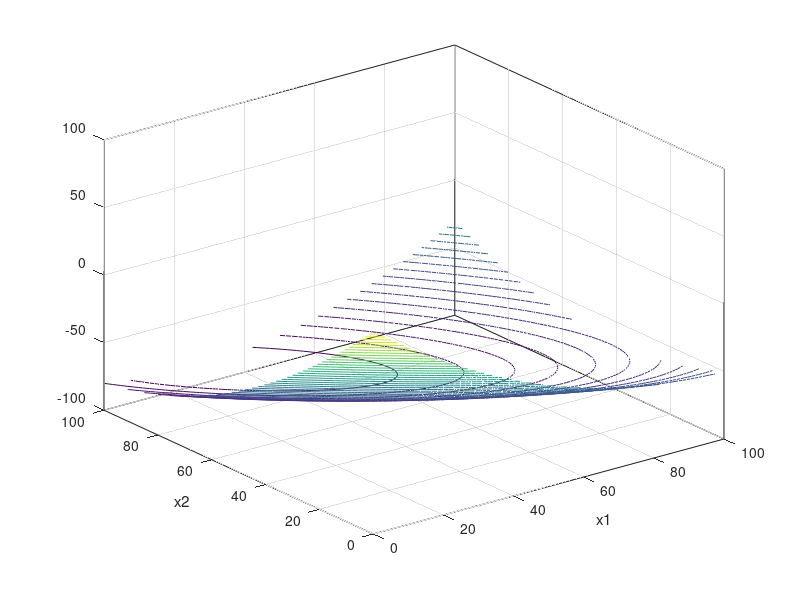

Source code (MATLAB): (Note: this script raises an error after producing the figure.)
%% Question4 la methode quasi-Newton BFGS.
figure(1)
%x1=-2:0.05:2;%Le code de Question4.
%x2=-4:0.05:4;
x1=0:1:100;%Le code de Question5.
x2=0:1:100;
[X1,X2]=meshgrid(x1,x2);
%f= 100*(X2 - X1.^2 ).^2 +(1 - X1).^2 ; 
f = -2*X1-2.3*X2+0.01*X1.^2+0.01*X2.^2+0.015*X1.*X2+50;
%mesh(X1,X2,f);
contour3(X1,X2,f,40);
xlabel('x1');ylabel('x2');
hold on;
%x=[-1.5;1.5];%Le code de Question4.
x=[100;100];%le depart du point.Le code de Question5.
y=QuasiNewton(x,0.4,0.7)